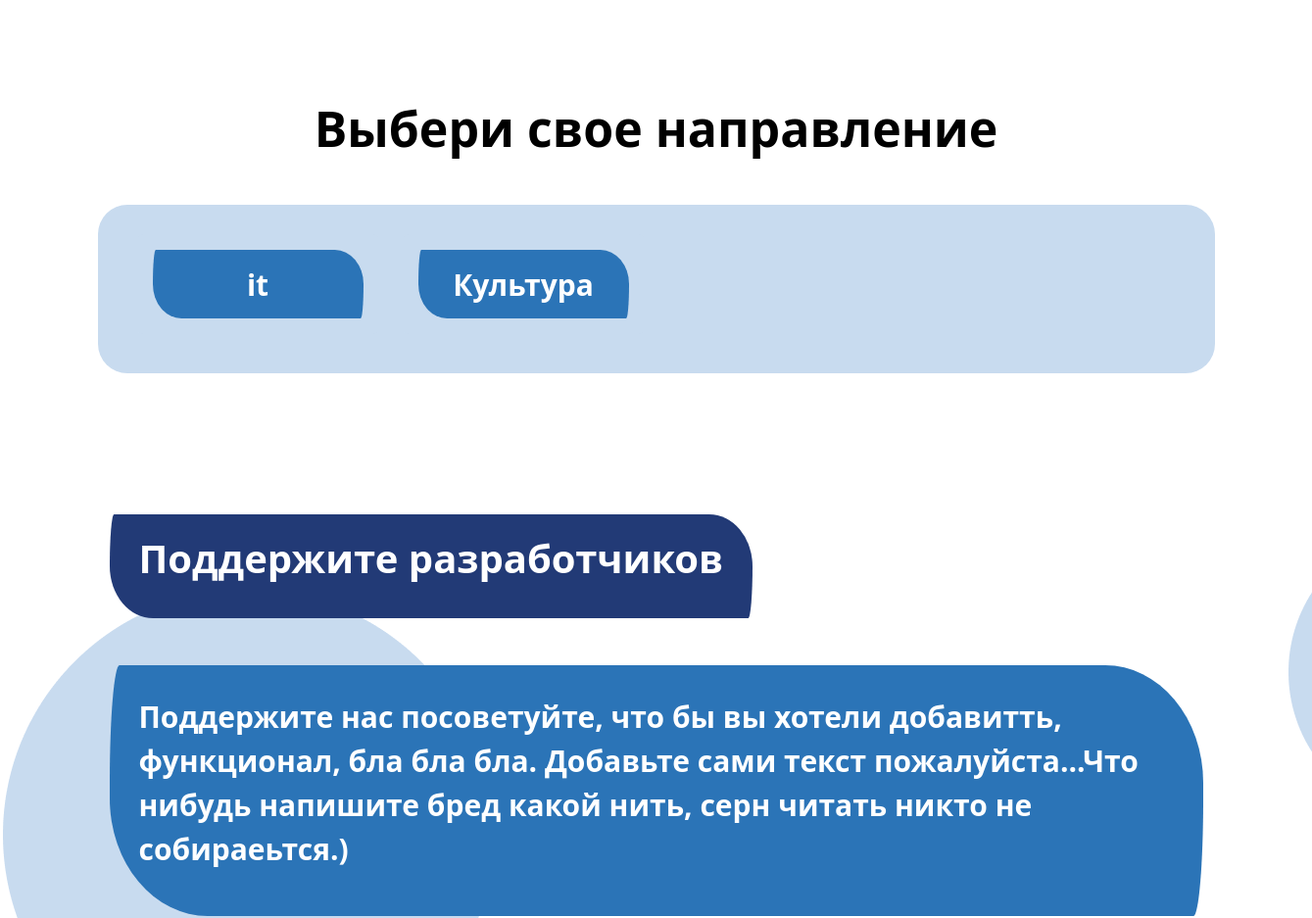
The app's page / (middle part), older data.
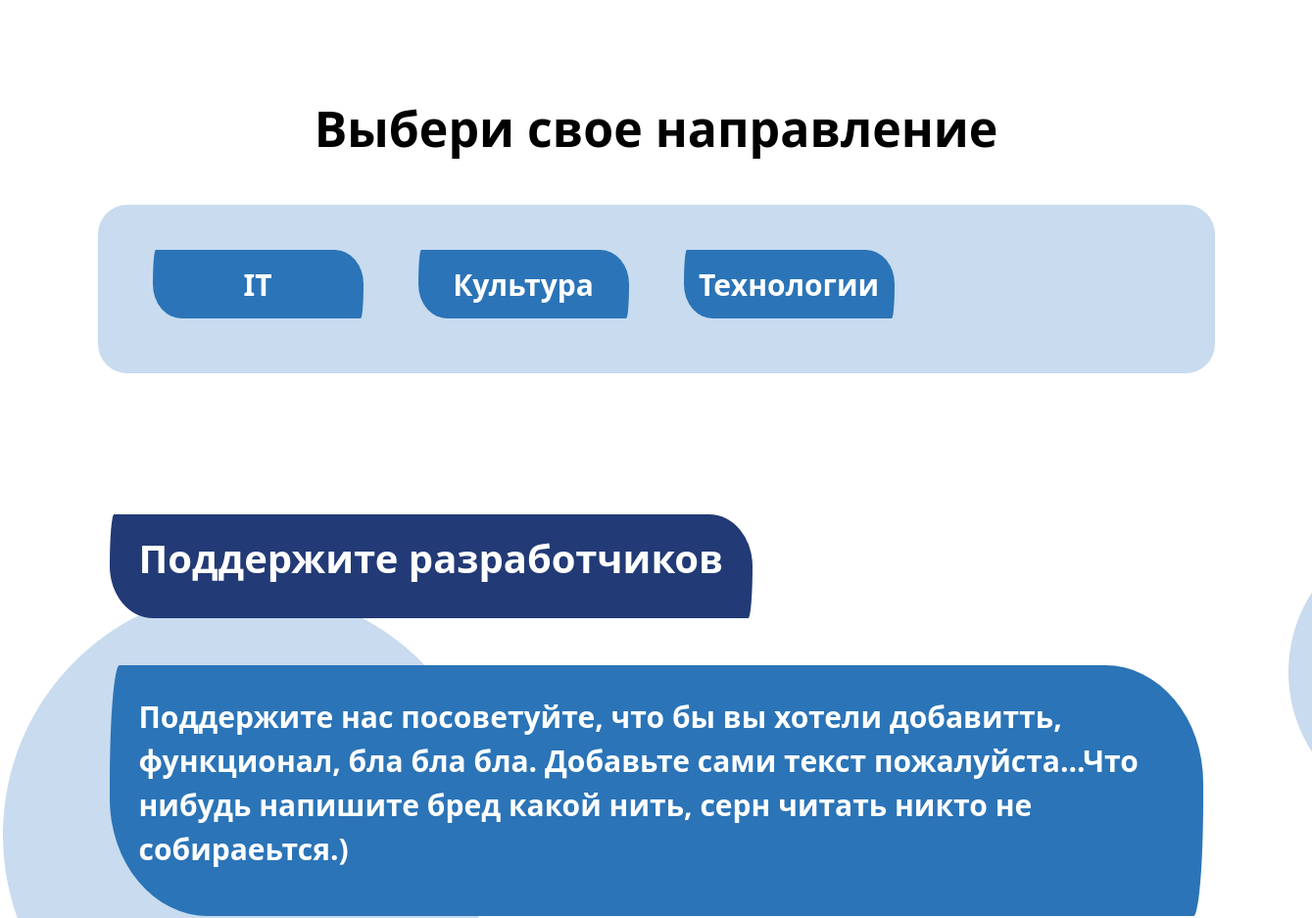
The same page, newer data.
### clubs_app/models.py (models this page shows, shortened)
class CatClubModel(models.Model):
    cat = models.CharField(max_length=128, verbose_name="Категория")
    slug = models.SlugField(max_length=255, unique=True)
    image = models.ImageField(upload_to='photos/', null=True)
    def get_absolute_url(self):
        return reverse('clubs_app:list_club', kwargs={'cat_slug': self.slug})
    class Meta:
        verbose_name = 'Категории клубов'
        verbose_name_plural = 'Категории клубов'

### clubs_app/views.py (the view)
# urls.py: path('', index, name='home_page'),
def index(request):
    clubs_cat = CatClubModel.objects.all()
    context = {
        'clubs_cat': clubs_cat,
    }
    return render(request, template_name='clubs_app/index.html', context=context)

### clubs_app/templates/clubs_app/index.html (shortened to what this page needs)
{% extends 'clubs_app/base/base.html' %}
{% load static %}
{% load static %}
{% block content %}
    <br><br><br>
    <br><br><br><br>
    <p style="font-size: 50px; font-weight: 600; color: black;" class="text-center">Выбери свое направление</p><br>
    <div class="container" style="background-color: #c8dbef; border-radius: 30px; padding-top: 30px; padding-bottom: 40px; padding-left: 40px; padding-right: 40px;">
        <div class="row row-cols-1 row-cols-md-3 row-cols-sm-2 row-cols-lg-4  g-4">
            {% for club in clubs_cat %}
                <div class="col">
                    <div class="card h-100" style="background-color: #c8dbef;">
                        <div class="card-body">
                            <div class="text-center d-flex align-items-center justify-content-center"
                                 style="background-color: #2B74B7; border-radius: 10px 100px / 120px; height: 70px;">
                                <a href="{{ club.get_absolute_url }}" style="text-decoration: none; color: white"
                                   class="text-center intro-block-links">{{ club.cat }}</a>
                            </div>
                        </div>
                    </div>
                </div>
            {% endfor %}
        </div>
    </div>
    <br><br><br><br><br><br>
    <div class="bg-image"
         style="background-image: url('{% static 'images/home_page/blockBI.png' %}'); padding-bottom: 40px;">
        <div class="container">
            <div class="support-block-text"
                 style="background-color: #223A76; border-radius: 10px 100px / 120px; padding-left: 30px; padding-top: 15px; padding-bottom: 15px; padding-right: 30px;">
                <p style="font-size: 40px; color: white; font-weight: 600;">Поддержите разработчиков </p>
            </div>
            <br><br><br>
        </div>
        <div class="container">
            <div class="" style="background-color: #2B74B7; border-radius: 10px 100px / 120px; padding: 30px;">
                <p style="font-size: 30px; color: white; font-weight: 600;">Поддержите нас посоветуйте, что бы вы хотели
                    добавитть, функционал, бла бла бла. Добавьте сами текст пожалуйста...Что нибудь напишите бред какой
                    нить, серн читать никто не собираеьтся.)</p>
            </div>
            <br><br>
        </div>
    </div>
{% endblock content %}

Row changes from the older to the newer data that the page shows:
changed CatClubModel (number 1 of 3 on the later page): cat "it" → "IT"
added CatClubModel: cat "Технологии"
